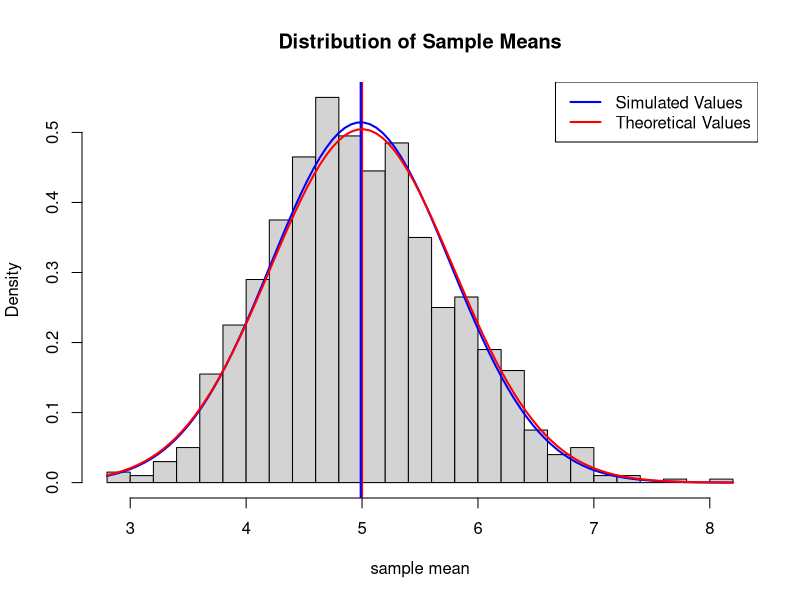
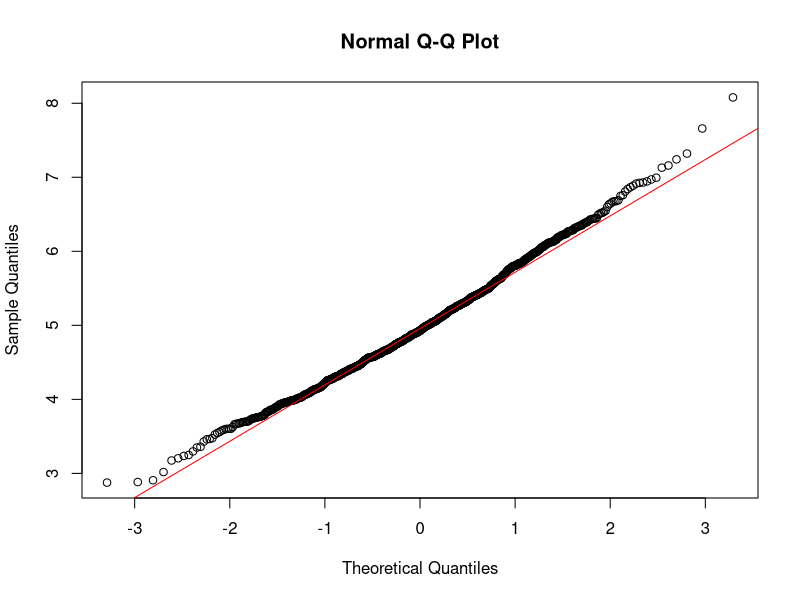

These charts were generated, in order, by the following R code:
## ---- chunk 1
#In this project we will investigate the exponential distribution in R and compare it with the Central Limit Theorem. We will perform 1000 simulations, each of consisting of 40 exponentials.

#We will investigate the following the following:
#1. Compare the sample mean to the theoretical mean of the distribution
#2. Compare the sample mean variance with the theoretical mean variance of the distribution
#3. Show that the distribution is approximately normal

#First we create the variables for our project
lambda<- 0.2
n<-40
no_sims<-1000
set.seed(3231)


#Investigation 1
expected_mean <- 1/lambda
expected_mean

sample_means <-replicate(no_sims ,mean(rexp(n, lambda)))
mean_of_means <- mean(sample_means)
mean_of_means

#The sample mean is 4.988 which is very close to the theoretical mean of 5

#Investigation 2
expected_sd<-(1/lambda)/sqrt(n)
expected_sd

sample_means_sd<-sd(sample_means)
sample_means_sd

#Sample mean variance is 0.775 which is very close to the theoretical mean variance of 0.791


#Investigation 3
#Lets plot our results
hist(sample_means,main="Distribution of Sample Means",xlab="sample mean",ylab="Density",breaks=25,freq=FALSE)
abline(v= expected_mean,col="red",lwd=2)
abline(v= mean_of_means,col="blue",lwd=2)
curve(dnorm(x, mean= mean_of_means, sd= sample_means_sd), col="blue", lwd=2, add=TRUE)
curve(dnorm(x, mean= expected_mean, sd= expected_sd), col="red", lwd=2, add=TRUE)
legend('topright', c("Simulated Values", "Theoretical Values"),col=c("blue","red"),lwd=2)

#Looking at the distribution of Sample means we can see that it rather matches the normal distribution plotted using the theoretical mean and sample variance values(red curved line). To verify this even more we can plot the QQ-Plot. We can see that the theoretical quantiles closely match the sample quantiless

qqnorm(sample_means,main ="Normal Q-Q Plot")
qqline(sample_means, col = "red")
 

 



